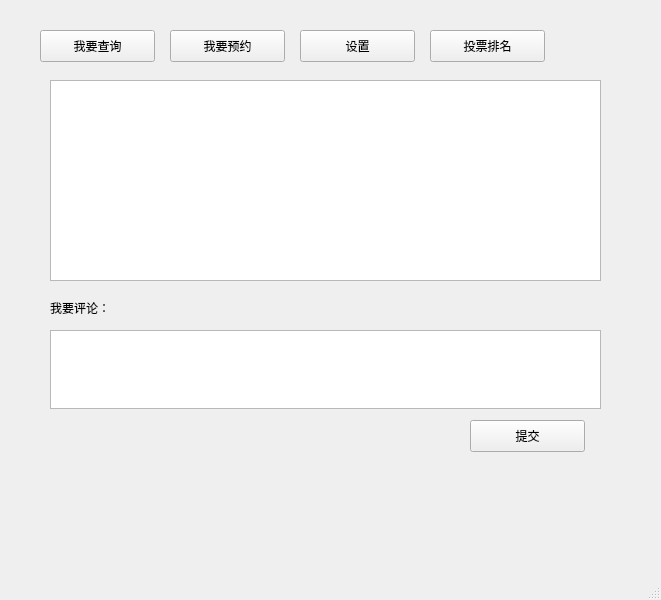
<?xml version="1.0" encoding="UTF-8"?>
<ui version="4.0">
 <class>User</class>
 <widget class="QMainWindow" name="User">
  <property name="geometry">
   <rect>
    <x>0</x>
    <y>0</y>
    <width>661</width>
    <height>600</height>
   </rect>
  </property>
  <property name="windowTitle">
   <string>MainWindow</string>
  </property>
  <widget class="QWidget" name="centralwidget">
   <widget class="QPushButton" name="pushButtonUserQuery">
    <property name="geometry">
     <rect>
      <x>40</x>
      <y>30</y>
      <width>115</width>
      <height>32</height>
     </rect>
    </property>
    <property name="text">
     <string>我要查询</string>
    </property>
   </widget>
   <widget class="QTableView" name="tableViewUser">
    <property name="geometry">
     <rect>
      <x>50</x>
      <y>80</y>
      <width>551</width>
      <height>201</height>
     </rect>
    </property>
   </widget>
   <widget class="QPushButton" name="pushButtonCommentUser">
    <property name="geometry">
     <rect>
      <x>470</x>
      <y>420</y>
      <width>115</width>
      <height>32</height>
     </rect>
    </property>
    <property name="text">
     <string>提交</string>
    </property>
   </widget>
   <widget class="QPlainTextEdit" name="plainTextEditUser">
    <property name="geometry">
     <rect>
      <x>50</x>
      <y>330</y>
      <width>551</width>
      <height>79</height>
     </rect>
    </property>
   </widget>
   <widget class="QPushButton" name="pushButtonAppointment">
    <property name="geometry">
     <rect>
      <x>170</x>
      <y>30</y>
      <width>115</width>
      <height>32</height>
     </rect>
    </property>
    <property name="text">
     <string>我要预约</string>
    </property>
   </widget>
   <widget class="QPushButton" name="pushButtonSetUser">
    <property name="geometry">
     <rect>
      <x>300</x>
      <y>30</y>
      <width>115</width>
      <height>32</height>
     </rect>
    </property>
    <property name="text">
     <string>设置</string>
    </property>
   </widget>
   <widget class="QPushButton" name="pushButtonUserVote">
    <property name="geometry">
     <rect>
      <x>430</x>
      <y>30</y>
      <width>115</width>
      <height>32</height>
     </rect>
    </property>
    <property name="text">
     <string>投票排名</string>
    </property>
   </widget>
   <widget class="QLabel" name="label">
    <property name="geometry">
     <rect>
      <x>50</x>
      <y>300</y>
      <width>59</width>
      <height>16</height>
     </rect>
    </property>
    <property name="text">
     <string>我要评论：</string>
    </property>
   </widget>
  </widget>
  <widget class="QMenuBar" name="menubar">
   <property name="geometry">
    <rect>
     <x>0</x>
     <y>0</y>
     <width>661</width>
     <height>22</height>
    </rect>
   </property>
  </widget>
  <widget class="QStatusBar" name="statusbar"/>
 </widget>
 <resources/>
 <connections/>
</ui>
